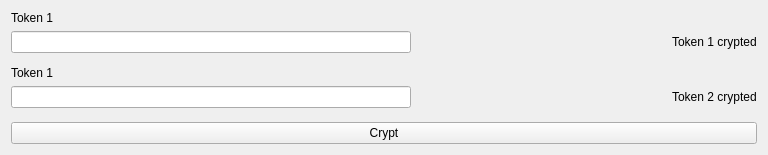
<?xml version="1.0" encoding="UTF-8"?>
<ui version="4.0">
 <class>CMainWindow</class>
 <widget class="QMainWindow" name="CMainWindow">
  <property name="geometry">
   <rect>
    <x>0</x>
    <y>0</y>
    <width>768</width>
    <height>155</height>
   </rect>
  </property>
  <property name="windowTitle">
   <string>Crypt 2 tokens</string>
  </property>
  <widget class="QWidget" name="centralWidget">
   <layout class="QVBoxLayout" name="verticalLayout">
    <item>
     <widget class="QLabel" name="label">
      <property name="text">
       <string>Token 1</string>
      </property>
     </widget>
    </item>
    <item>
     <layout class="QHBoxLayout" name="horizontalLayout">
      <item>
       <widget class="QLineEdit" name="m_u1">
        <property name="minimumSize">
         <size>
          <width>400</width>
          <height>0</height>
         </size>
        </property>
       </widget>
      </item>
      <item>
       <spacer name="horizontalSpacer">
        <property name="orientation">
         <enum>Qt::Horizontal</enum>
        </property>
        <property name="sizeHint" stdset="0">
         <size>
          <width>40</width>
          <height>20</height>
         </size>
        </property>
       </spacer>
      </item>
      <item>
       <widget class="QLabel" name="m_c1">
        <property name="text">
         <string>Token 1 crypted</string>
        </property>
        <property name="textInteractionFlags">
         <set>Qt::LinksAccessibleByMouse|Qt::TextSelectableByKeyboard|Qt::TextSelectableByMouse</set>
        </property>
       </widget>
      </item>
     </layout>
    </item>
    <item>
     <spacer name="verticalSpacer">
      <property name="orientation">
       <enum>Qt::Vertical</enum>
      </property>
      <property name="sizeHint" stdset="0">
       <size>
        <width>20</width>
        <height>40</height>
       </size>
      </property>
     </spacer>
    </item>
    <item>
     <widget class="QLabel" name="label_2">
      <property name="text">
       <string>Token 1</string>
      </property>
     </widget>
    </item>
    <item>
     <layout class="QHBoxLayout" name="horizontalLayout_2">
      <item>
       <widget class="QLineEdit" name="m_u2">
        <property name="minimumSize">
         <size>
          <width>400</width>
          <height>0</height>
         </size>
        </property>
       </widget>
      </item>
      <item>
       <spacer name="horizontalSpacer_2">
        <property name="orientation">
         <enum>Qt::Horizontal</enum>
        </property>
        <property name="sizeHint" stdset="0">
         <size>
          <width>40</width>
          <height>20</height>
         </size>
        </property>
       </spacer>
      </item>
      <item>
       <widget class="QLabel" name="m_c2">
        <property name="text">
         <string>Token 2 crypted</string>
        </property>
       </widget>
      </item>
     </layout>
    </item>
    <item>
     <spacer name="verticalSpacer_2">
      <property name="orientation">
       <enum>Qt::Vertical</enum>
      </property>
      <property name="sizeHint" stdset="0">
       <size>
        <width>20</width>
        <height>40</height>
       </size>
      </property>
     </spacer>
    </item>
    <item>
     <widget class="QPushButton" name="m_crypt">
      <property name="text">
       <string>Crypt</string>
      </property>
     </widget>
    </item>
   </layout>
  </widget>
 </widget>
 <layoutdefault spacing="6" margin="11"/>
 <resources/>
 <connections/>
</ui>
